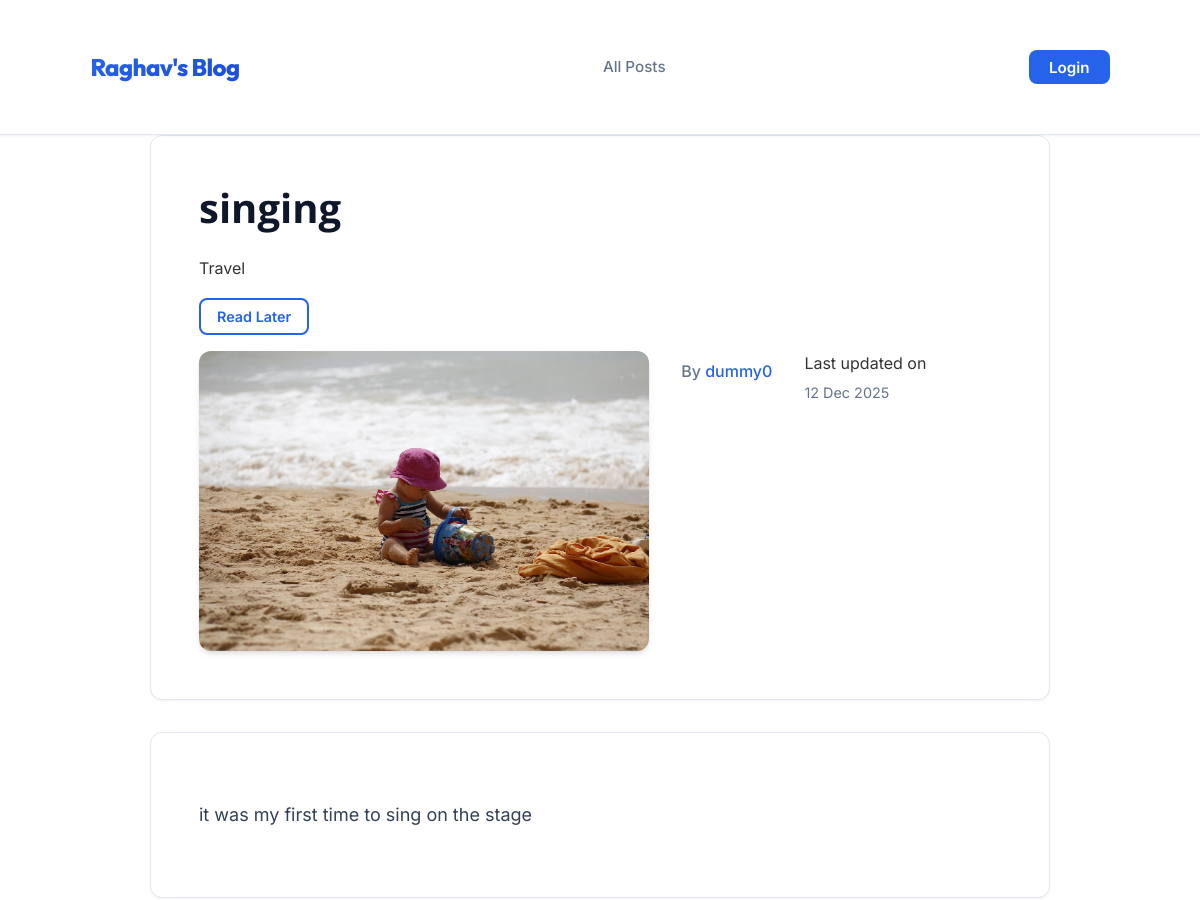
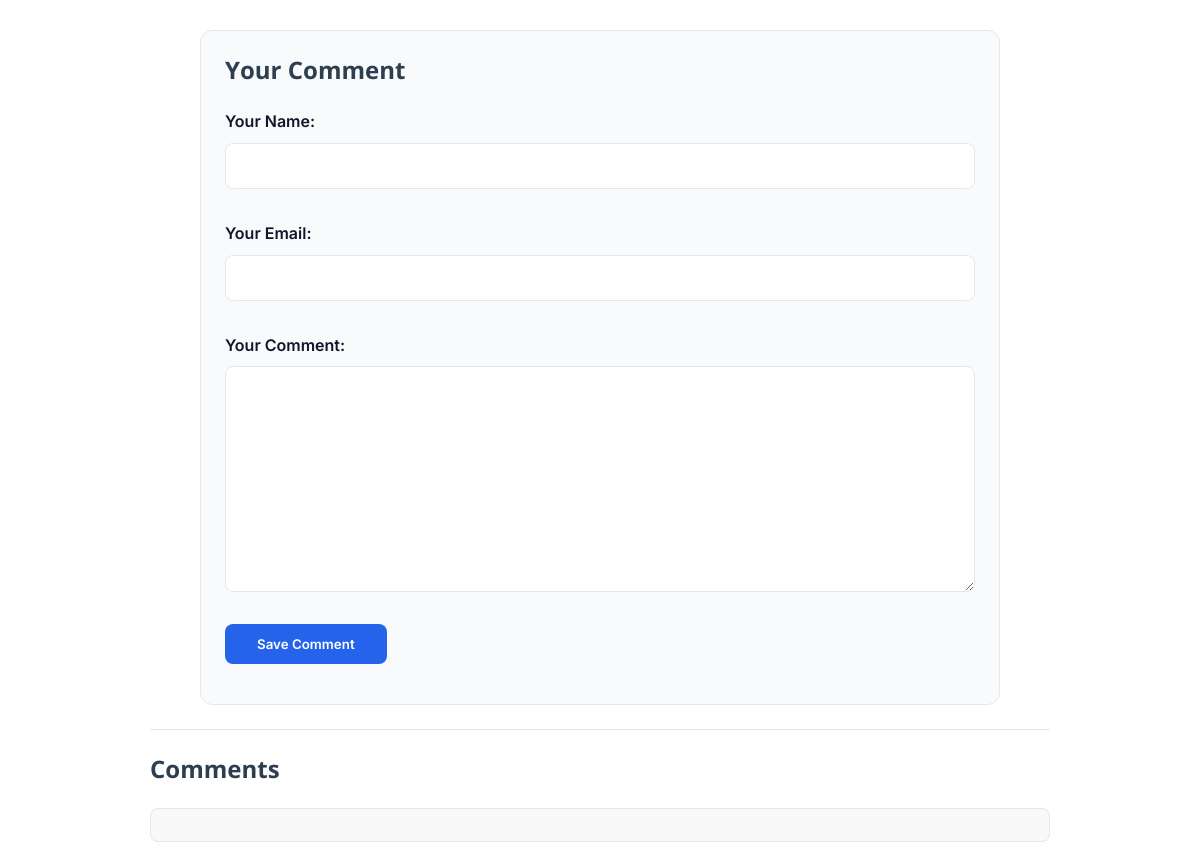
Page /blog/posts/the-singer on the committed database (2 pictures, top to bottom).
### blog/models.py (models this page shows, shortened)
class Post(models.Model):
    title=models.CharField(max_length=150)
    excerpt=models.CharField(max_length=200)
    image=models.ImageField(upload_to="posts",null=True)
    date=models.DateField(auto_now=True)
    slug= models.SlugField(unique=True,db_index=True)
    content=models.TextField(MinLengthValidator(10))
    author=models.ForeignKey(Author,on_delete=models.SET_NULL,related_name="posts",null=True)
    tags=models.ManyToManyField(Tag)

class Tag(models.Model):
    caption=models.CharField(max_length=10)

class Author(models.Model):
    user = models.OneToOneField(User, on_delete=models.CASCADE, related_name="author_profile")
    first_name = models.CharField(max_length=50)
    last_name = models.CharField(max_length=50, blank=True)
    email_address = models.EmailField()
    def __str__(self):
        return f"{self.first_name} {self.last_name}".strip()

### blog/views.py (the view)
# urls.py: path('posts/<slug:slug>',views.SinglePostView.as_view(),name="post-detail-page"),
class SinglePostView(DetailView):
    template_name = "blog/post-detail-page.html"
    model = Post
    def get_context_data(self, **kwargs):
        context = super().get_context_data(**kwargs)
        post = self.object
        context["post_tags"] = post.tags.all()
        context["comment_form"] = CommentForm()
        context["comments"] = post.comments.all().order_by("-id")
        return context
    def post(self, request, slug):
        post = get_object_or_404(Post, slug=slug)
        form = CommentForm(request.POST)
        if form.is_valid():
            comment = form.save(commit=False)
            comment.post = post
            comment.save()
            if request.headers.get("x-requested-with") == "XMLHttpRequest":
                return JsonResponse({
                    "user": comment.user_name,
                    "text": comment.text
                })
            return redirect("post-detail-page", slug=slug)
        context = self.get_context_data()
        context["comment_form"] = form
        return render(request, self.template_name, context)

### blog/forms.py
class CommentForm(forms.ModelForm):
  class Meta:
   model= Comment
   exclude=["post"]
   labels={
     "user_name":"Your Name",
     "user_email":"Your Email",
     "text":"Your Comment"
   }

### blog/templates/blog/post-detail-page.html (shortened to what this page needs)
{% extends "base.html" %}
{% load static %}
{% block css_files %}
<link rel="stylesheet" href="{% static 'blog/post-detail.css' %}?v=4">
{% endblock %}
{% block content %}
<section id="summary">
    <h2>{{ post.title }}</h2>
    <div>
        {% for tag in post_tags %}
        <span class="tag">{{ tag.caption }}</span>
        {% endfor %}
    </div>
    <div id="read-later">
        <form action="{% url 'read-later' %}" method="POST">
            <button>Read Later</button>
        </form>
    </div>
    <article>
        <img src="{{ post.image.url }}" alt="{{ post.title }}">
        <address>By
            <a href="mailto:{{ post.author.email_address }}">
                {{ post.author }}
            </a>
        </address>
        <div>
            Last updated on <time>{{ post.date|date:"d M Y" }}</time>
        </div>
    </article>
</section>
<main>
    {{ post.content|linebreaks }}
</main>
<section id="comment-form">
    <h2>Your Comment</h2>
    <div class="form-control">
        <form id="commentForm" action="{% url 'post-detail-page' post.slug %}" method="POST">
            {% for form_field in comment_form %}
            <div class="form-control {% if form_field.errors %}invalid{% endif %}">
                {{ form_field.label_tag }}
                {{ form_field }}
            </div>
            {% endfor %}
            <button>Save Comment</button>
        </form>
    </div>
</section>
<section id="comments">
    <h2>Comments</h2>
    <ul>
    </ul>
</section>
{% endblock %}

### blog/static/blog/global.css (style rules this page uses)
:root { --color-primary: #2563eb; --color-primary-dark: #1d4ed8; --color-secondary: #64748b; --color-bg: #f8fafc; --color-surface: #ffffff; --color-text: #0f172a; --color-text-muted: #64748b; --color-border: #e2e8f0; --color-success: #10b981; --color-danger: #ef4444; --font-main: 'Inter', 'Roboto', 'Segoe UI', sans-serif; --font-heading: 'Outfit', 'Inter', sans-serif; --spacing-xs: 0.25rem; --spacing-sm: 0.5rem; --spacing-md: 1rem; --spacing-lg: 1.5rem; --spacing-xl: 2rem; --spacing-xxl: 3rem; --shadow-sm: 0 1px 2px 0 rgb(0 0 0 / 0.05); --shadow-md: 0 4px 6px -1px rgb(0 0 0 / 0.1), 0 2px 4px -2px rgb(0 0 0 / 0.1); --shadow-lg: 0 10px 15px -3px rgb(0 0 0 / 0.1), 0 4px 6px -4px rgb(0 0 0 / 0.1); --radius-md: 0.5rem; --radius-lg: 0.75rem; --radius-full: 9999px; --transition-fast: 0.2s ease; --transition-normal: 0.3s ease; }
*, *::before, *::after { box-sizing: border-box; }
body { margin: 0; padding: 0; font-family: var(--font-main); background-color: var(--color-bg); color: var(--color-text); line-height: 1.6; -webkit-font-smoothing: antialiased; }
h1, h2, h3, h4, h5, h6 { font-family: var(--font-heading); color: var(--color-text); margin-top: 0; font-weight: 700; line-height: 1.25; }
a { color: var(--color-primary); text-decoration: none; transition: color var(--transition-fast); }
img { max-width: 100%; height: auto; display: block; }
input, textarea, select { font-family: inherit; font-size: 1rem; padding: 0.75rem; border: 1px solid var(--color-border); border-radius: var(--radius-md); width: 100%; transition: border-color var(--transition-fast); background-color: var(--color-surface); margin-bottom: var(--spacing-md); }
button { font-family: inherit; }

### static/app.css (style rules this page uses)
* { box-sizing: border-box; }
html { font-family: 'Open Sans', sans-serif; }
body { margin: 0; min-height: 100vh; background-color: #ffffff; color: #333; line-height: 1.6; }
h1, h2, h3, h4, h5, h6 { font-family: 'Open Sans', sans-serif; font-weight: 700; color: #2c3e50; margin-top: 0; }

### rows in the picture
Post: title "singing", image (picture), author "dummy0", date "12 Dec 2025", content "it was my first time to sing on the stage"
Tag: caption "Travel"
